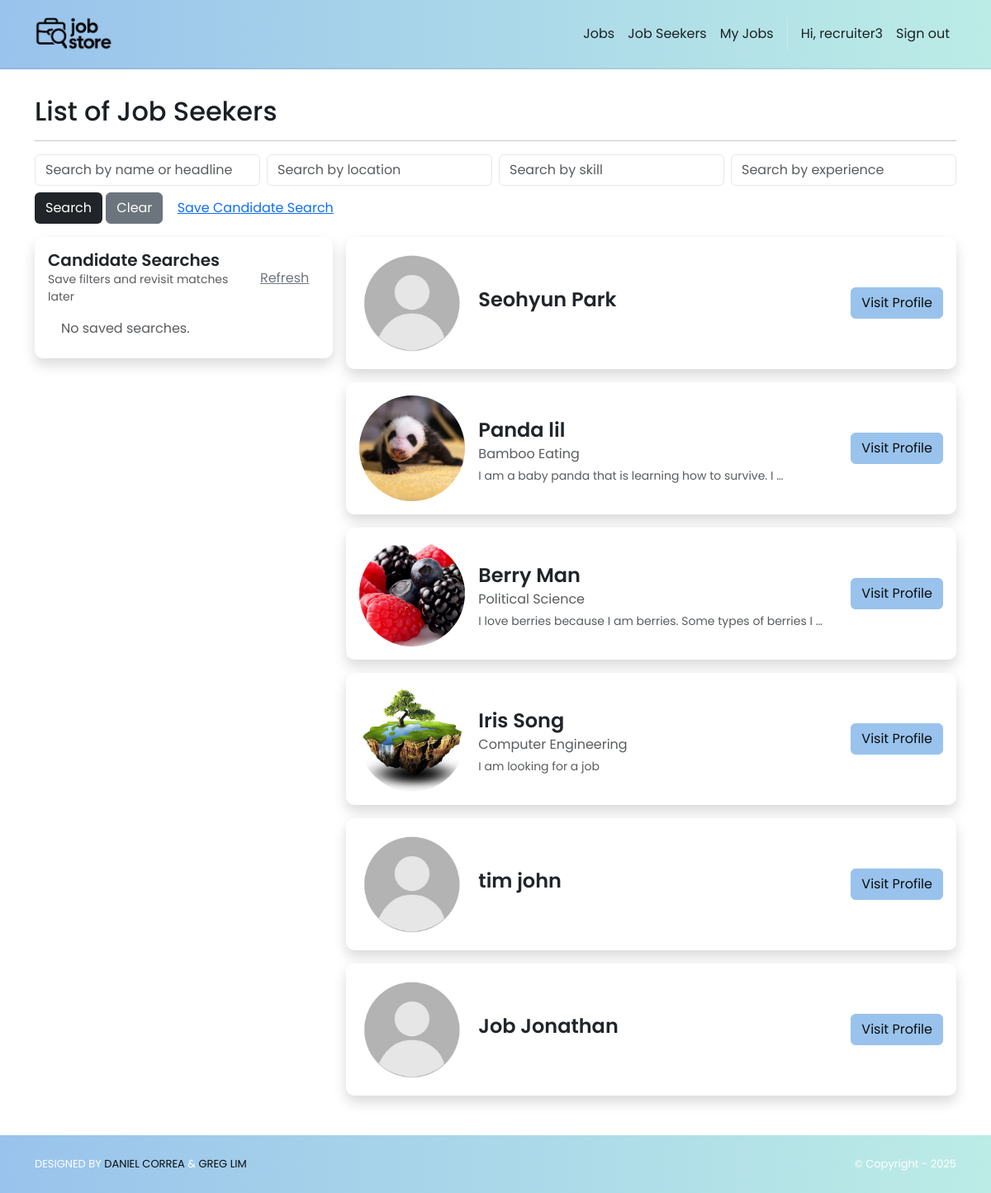
The page /jobSeekers/ (signed in) on the database as committed earlier.
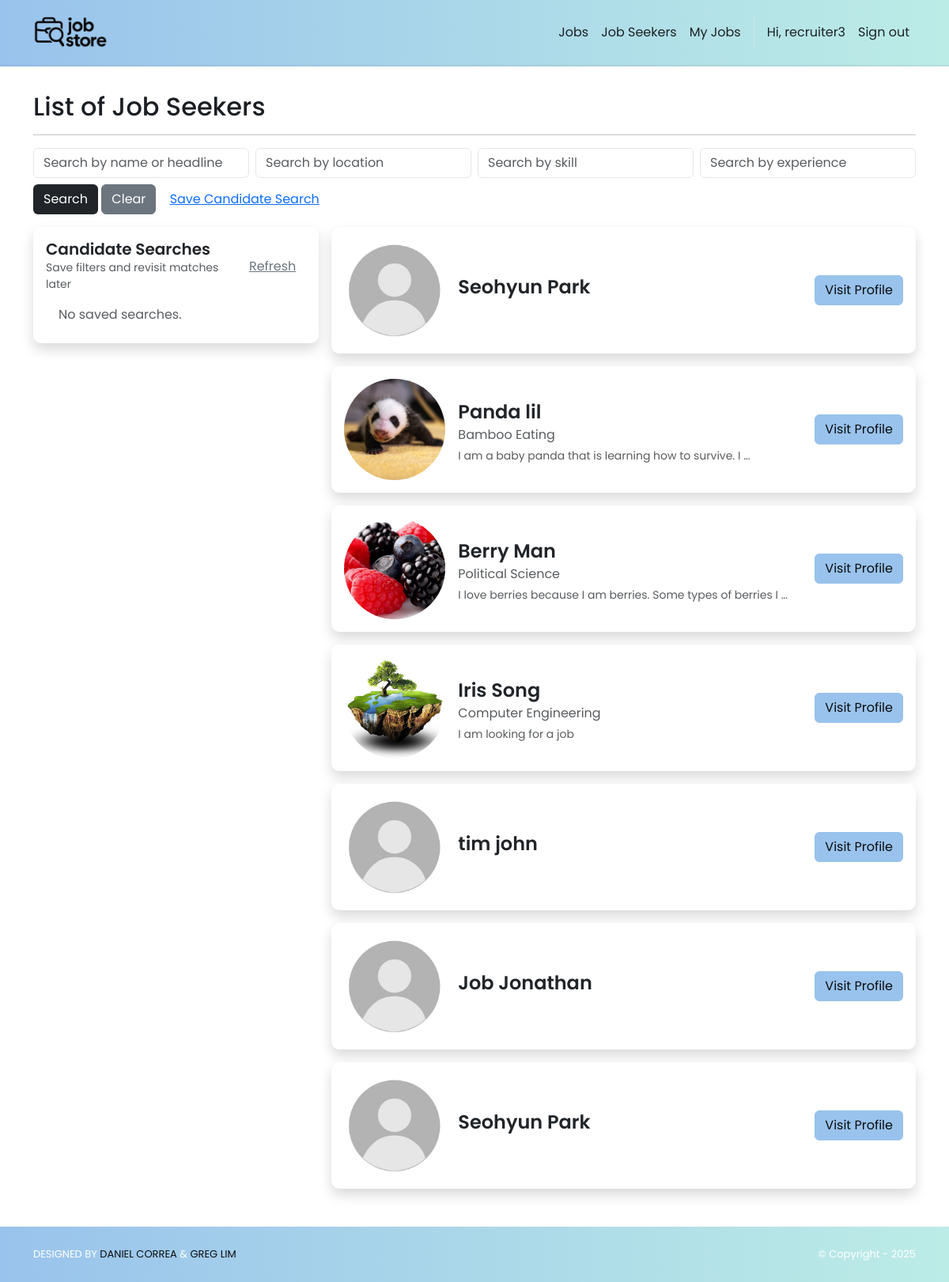
The same page on the database as committed later.
### accounts/models.py (models this page shows)
class User(AbstractUser):
    class Roles(models.TextChoices):
        RECRUITER = "RECRUITER", "Recruiter"
        JOB_SEEKER = "JOB_SEEKER", "Job Seeker"
    role = models.CharField(
        max_length=20, choices=Roles.choices, default=Roles.JOB_SEEKER, db_index=True
    )
    @property
    def is_recruiter(self) -> bool:
        return self.role == self.Roles.RECRUITER
    @property
    def is_jobseeker(self) -> bool:
        return self.role == self.Roles.JOB_SEEKER

### jobSeekers/models.py (models this page shows, shortened)
class JobSeeker(models.Model):
    user = models.OneToOneField(
        settings.AUTH_USER_MODEL, on_delete=models.CASCADE, related_name="jobseeker_profile"
    )
    firstName = models.CharField("First Name", max_length=255)
    lastName  = models.CharField("Last Name", max_length=255)
    location  = models.CharField("Location", max_length=255, blank=True)
    image     = models.ImageField("Profile Image", upload_to='jobSeeker_images/', null=True, blank=True)
    years_experience = models.PositiveIntegerField(null=True, blank=True)
    open_to_work = models.BooleanField(default=True)
    desired_salary_min = models.PositiveIntegerField(null=True, blank=True)
    desired_salary_max = models.PositiveIntegerField(null=True, blank=True)
    education = models.ForeignKey("Institution", on_delete=models.PROTECT, related_name="jobSeeker", null=True, blank=True)
    degree    = models.CharField(max_length=255, blank=True)
    startYear = models.IntegerField("Start Year", null=True, blank=True)
    endYear   = models.IntegerField("End Year", null=True, blank=True)
    headline   = models.TextField(blank=True)
    experience = models.ManyToManyField("Experience", related_name="jobSeeker", blank=True)
    skills     = models.ManyToManyField("Skill", related_name="jobSeeker", blank=True)
    links      = models.ManyToManyField("Link", related_name="jobSeeker", blank=True)
    hide_image = models.BooleanField(default=False)
    hide_headline = models.BooleanField(default=False)
    hide_profile = models.BooleanField(default=False)
    hide_location = models.BooleanField(default=False)
    @property
    def full_name(self):
        return f"{self.firstName} {self.lastName}"

### jobSeekers/views.py (the view, shortened to what this page needs)
# urls.py: path('', views.index, name='home.index'),
@login_required
@recruiter_required
def index(request):
    name_term = request.GET.get("name", "")
    location_term = request.GET.get("location", "")
    skill_term = request.GET.get("skill", "")
    experience_term = request.GET.get("experience", "")
    jobSeekers = build_jobseeker_qs(name_term, location_term, skill_term, experience_term)
    candidateSearches = (
        CandidateSearch.objects
        .filter(user=request.user)
        .annotate(matches_count=Count("matches", distinct=True))
        .prefetch_related("matches")  # optional if you also list them
    )
    template_data = {
        "title": "Job Seekers",
        "jobSeekers": jobSeekers,
        "candidateSearches": candidateSearches,
        "all_skills": list(Skill.objects.all().order_by('name').values_list('name', flat=True)),
    }
    return render(request, "jobSeekers/index.html", {"template_data": template_data})

### jobSeekers/views.py (called while the page is built)
def build_jobseeker_qs(name="", location="", skill="", experience=""):
    qs = JobSeeker.objects.filter(hide_profile=False)
    if name:
        qs = qs.filter(
            Q(firstName__icontains=name) |
            Q(lastName__icontains=name) |
            Q(headline__icontains=name)
        )
    if location:
        qs = qs.filter(location__icontains=location)
    if skill:
        qs = qs.filter(skills__name__icontains=skill)
    if experience:
        qs = qs.filter(experience__name__icontains=experience)
    return qs.distinct()

### jobStore/context_processors.py (called while the page is built)
def static_revisions(request):
    base = Path(settings.BASE_DIR)
    logo_path = base / 'jobStore' / 'static' / 'img' / 'logo.png'
    try:
        rev_logo = str(int(os.path.getmtime(logo_path)))
    except Exception:
        rev_logo = '1'
    css_path = base / 'jobStore' / 'static' / 'css' / 'style.css'
    try:
        rev_css = str(int(os.path.getmtime(css_path)))
    except Exception:
        rev_css = '1'
    return {
        'STATIC_REV_LOGO': rev_logo,
        'STATIC_REV_CSS': rev_css,
    }

### jobSeekers/templates/jobSeekers/index.html (shortened to what this page needs)
{% extends 'base.html' %}
{% block content %}
{% load static %}
<div class="p-3">
  <div class="container">
    <div class="row mt-3">
      <div class="col mx-auto mb-3">
        <h2>List of Job Seekers</h2>
        <hr />
        <form method="GET">
          <div class="row g-2">
            <div class="col-md-3">
              <input type="text" class="form-control" name="name"
                    placeholder="Search by name or headline"
                    value="{{ request.GET.name }}">
            </div>
            <div class="col-md-3">
              <input type="text" class="form-control" name="location"
                    placeholder="Search by location"
                    value="{{ request.GET.location }}">
            </div>
            <div class="col-md-3">
              <input type="text" class="form-control" name="skill" list="skillsList"
                    placeholder="Search by skill"
                    value="{{ request.GET.skill }}">
            </div>
            <div class="col-md-3">
              <input type="text" class="form-control" name="experience"
                    placeholder="Search by experience"
                    value="{{ request.GET.experience }}">
            </div>
          </div>
          <div class="row mt-2">
            <div class="col-auto">
              <button class="btn bg-dark text-white" type="submit">Search</button>
              <a href="{% url 'jobSeekers.index' %}" class="btn btn-secondary">Clear</a>
              <button
                class="btn btn-link text-primary"
                type="submit"
                formaction="{% url 'jobSeekers.save_candidate_search' %}"
                formmethod="get">
                Save Candidate Search
              </button>
            </div>
          </div>
        </form>
      </div>
    </div>
    <div class="row g-3 align-items-start">
      <div class="col-md-4 col-12 mb-3 d-flex">
        <div class="card p-3 border-0 shadow h-100 w-100">
          <div class="d-flex align-items-center">
            <div>
              <div class="fw-semibold lh-sm fs-5">Candidate Searches</div>
              <div class="text-muted small">Save filters and revisit matches later</div>
            </div>
            <a href="{% url 'jobSeekers.refresh_candidate_searches' %}" class="btn btn-link text-secondary ms-auto">Refresh</a>
          </div>
          <ul class="list-group list-group-flush mt-2">
            {% for candidateSearch in template_data.candidateSearches %}
              <li class="list-group-item border-0 shadow-sm rounded mb-3">
                <div class="d-flex align-items-start">
                  <div class="flex-grow-1">
                    <div class="small text-muted">Saved {{ candidateSearch.date }}</div>
                    <div class="mt-1">
                      {% if candidateSearch.nameHeadline %}
                        <span class="badge text-bg-light me-1 mb-1">Name/Headline: {{ candidateSearch.nameHeadline }}</span>
                      {% endif %}
                      {% if candidateSearch.location %}
                        <span class="badge text-bg-light me-1 mb-1">Location: {{ candidateSearch.location }}</span>
                      {% endif %}
                      {% if candidateSearch.skill %}
                        <span class="badge text-bg-light me-1 mb-1">Skill: {{ candidateSearch.skill }}</span>
                      {% endif %}
                      {% if candidateSearch.experience %}
                        <span class="badge text-bg-light me-1 mb-1">Experience: {{ candidateSearch.experience }}</span>
                      {% endif %}
                    </div>
                  </div>
                  <div class="text-end ms-2">
                    <span class="badge rounded-pill text-bg-secondary">{{ candidateSearch.matches_count }} matches</span>
                  </div>
                </div>
                <div class="d-flex gap-2 mt-2">
                  {% if candidateSearch.is_current %}
                    <button class="btn btn-outline-success" disabled>Applied</button>
                  {% else %}
                    <a href="{% url 'jobSeekers.apply_candidate_search' id=candidateSearch.id %}" class="btn btn-primary">Apply</a>
                  {% endif %}
                  <a href="{% url 'jobSeekers.delete_candidate_search' id=candidateSearch.id %}" class="btn btn-outline-secondary">Delete</a>
                </div>
              </li>
            {% empty %}
              <li class="list-group-item border-0 text-muted">No saved searches.</li>
            {% endfor %}
          </ul>
        </div>
      </div>
      <div class="col-md-8 col-12 mb-3">
        {% for jobSeeker in template_data.jobSeekers %}
          <div class="card p-3 border-0 shadow mb-3">
            <div class="d-flex align-items-center gap-3 flex-nowrap w-100">
              <div class="flex-shrink-0">
                {% if not jobSeeker.hide_image and jobSeeker.image %}
                  <img class="flex-shrink-0" src="{{ jobSeeker.image.url }}" alt="{{ jobSeeker.full_name }}"
                      width="128" height="128"
                      style="width:128px;height:128px;border-radius:50%;object-fit:cover;object-position:center;display:block;"
                      loading="lazy">
                {% else %}
                  <img class="flex-shrink-0" src="{% static 'img/default_profile.jpg' %}" alt="No profile image"
                      width="128" height="128"
                      style="width:128px;height:128px;border-radius:50%;object-fit:cover;object-position:center;display:block;"
                      loading="lazy">
                {% endif %}
              </div>
              <div class="flex-grow-1 min-w-0 overflow-hidden">
                <div class="mt-2">
                <div class="fw-semibold lh-sm fs-4 text-truncate">
                  <span class="d-block text-truncate">{{ jobSeeker.firstName }} {{ jobSeeker.lastName }}</span>
                </div>
                <div class="text-body-secondary my-1 lh-sm mb-2">
                  <span class="d-block text-truncate">{{ jobSeeker.degree }}</span>
                </div>
                {% if not jobSeeker.hide_headline %}
                  <div class="text-muted small my-1 lh-sm">
                    <span class="d-block text-truncate">{{ jobSeeker.headline|truncatewords:12 }}</span>
                  </div>
                {% endif %}
                </div>
              </div>
              <div class="ms-auto text-nowrap flex-shrink-0 align-self-center">
                <a href="{% url 'jobSeekers.show' id=jobSeeker.id %}" class="btn btn-primary">
                  Visit Profile
                </a>
              </div>
            </div>
          </div>
        {% empty %}
       <p>No job seekers found.</p>
        {% endfor %}
      </div>
    </div>
  </div>
</div>
{% endblock content %}

### jobStore/templates/base.html (shortened to what this page needs)
<!DOCTYPE html>
<html>
  {% load static %}
  <head>
    <link href="https://cdn.jsdelivr.net/npm/bootstrap@5.3.3/dist/css/bootstrap.min.css"
          rel="stylesheet">
    <link rel="stylesheet"
          href="https://cdnjs.cloudflare.com/ajax/libs/font-awesome/6.1.1/css/all.min.css">
    <link rel="stylesheet" type="text/css" href="{% static 'css/style.css' %}?v={{ STATIC_REV_CSS }}">
  </head>
  <body class="d-flex flex-column min-vh-100{% if request.resolver_match and request.resolver_match.url_name == 'home.index' %} is-home{% endif %}">
    <nav class="p-3 navbar navbar-light ms-brandbar navbar-expand-lg">
      <div class="container">
        <a class="navbar-brand" href="{% url 'home.index' %}">
          <img src="{% static 'img/logo.png' %}?v={{ STATIC_REV_LOGO }}" alt="logo" height="40" />
        </a>
        <div class="collapse navbar-collapse" id="navbarNavAltMarkup">
          <div class="navbar-nav ms-auto navbar-ml align-items-lg-center">
            <a class="nav-link" href="{% url 'jobs.list' %}">Jobs</a>
            {% if user.is_authenticated %}
              {% if user.is_staff or user.is_recruiter %}
                <a class="nav-link" href="{% url 'jobSeekers.index' %}">Job Seekers</a>
                <a class="nav-link" href="{% url 'jobs.dashboard' %}">My Jobs</a>
              {% endif %}
              <span class="nav-link disabled">Hi, {{ user.username }}</span>
              <a class="nav-link" href="{% url 'logout' %}">Sign out</a>
            {% else %}
              <a class="nav-link" href="{% url 'login' %}">Log in</a>
              <a class="nav-link" href="{% url 'signup.choice' %}">Sign up</a>
            {% endif %}
          </div>
        </div>
      </div>
    </nav>
    <div class="flex-grow-1">
      {% block content %}
      {% endblock content %}
    </div>
    <section class="p-3 ms-footer-bottom">
      <div class="container d-flex justify-content-between">
        <div class="me-5 text-white">
          <span>DESIGNED BY
            <a href="https://www.x.com/danielgarax" target="_blank">DANIEL CORREA</a> &
            <a href="https://www.x.com/greglim81" target="_blank">GREG LIM</a>
          </span>
        </div>
        <div class="text-white">
          <span>© Copyright - 2025</span>
        </div>
      </div>
    </section>
  </body>
</html>

### jobStore/static/css/style.css (style rules this page uses)
:root { --bg: #ffffff; --bg-alt: #f6f7f9; --surface: #ffffff; --surface-2: #f2f3f5; --text: #1b1f23; --muted: #6b7280; --border: #e5e7eb; --brand-blue-1: #99C3EC; --brand-blue-2: #AAD2EC; --brand-cyan: #BCECE6; --brand-mint: #97E3C2; --brand-peach: #FFEED9; --brand-pink: #F69C9E; --primary: var(--brand-blue-1); --primary-contrast: #0b0d10; --link: var(--brand-blue-1); --success: var(--brand-mint); --warning: var(--brand-peach); --danger: var(--brand-pink); --shadow: 0 6px 20px rgba(0,0,0,0.08); --radius: 10px; --radius-sm: 8px; --radius-xs: 6px; --focus: 0 0 0 0.2rem rgba(153,195,236,0.35); --transition: 180ms ease; }
html, body { background: var(--bg); color: var(--text); }
body { font-family: 'Poppins', system-ui, -apple-system, Segoe UI, Roboto, Arial, sans-serif; line-height: 1.5; text-rendering: optimizeLegibility; -webkit-font-smoothing: antialiased; -moz-osx-font-smoothing: grayscale; transition: background-color var(--transition), color var(--transition); }
a { color: var(--link); }
.navbar { backdrop-filter: saturate(160%) blur(4px); }
.navbar .nav-link { opacity: 0.9; }
.ms-brandbar { background-color: #99C3EC; background: linear-gradient(90deg, var(--brand-blue-1), var(--brand-cyan)) !important; border-bottom: 2px solid rgba(0,0,0,0.06); }
.ms-brandbar .nav-link, .ms-brandbar .navbar-brand, .ms-brandbar .navbar-text { color: var(--primary-contrast) !important; }
.ms-brandbar .nav-link { position: relative; transition: color 160ms ease, transform 140ms ease; }
.ms-brandbar .nav-link::after { content: ''; position: absolute; left: 0; right: 0; bottom: -4px; height: 2px; width: 0; margin: 0 auto; background: var(--primary-contrast); transition: width 180ms ease; }
.card { background-color: var(--surface); border: 1px solid var(--border); border-radius: var(--radius); box-shadow: var(--shadow); }
.btn-primary { background: var(--primary); border-color: var(--primary); color: var(--primary-contrast); }
.btn { transition: transform 140ms ease, box-shadow 180ms ease, filter 140ms ease; }
.form-control, .form-select, .form-check-input { background-color: var(--surface); border: 1px solid var(--border); color: var(--text); border-radius: var(--radius-xs); }
.ms-footer-bottom { background-color: #99C3EC; background: linear-gradient(90deg, var(--brand-blue-1), var(--brand-cyan)) !important; border-top: 0; }
.ms-footer-bottom span { font-size: 13px; line-height: 38px; }
.ms-footer-bottom a { color: var(--primary-contrast); text-decoration: none; }
.btn, .form-control, .form-select, .nav-link, .card { transition: all var(--transition); }

Rows that differ between the two databases and show on the page:
added JobSeeker: hide_image False (drawn), firstName "Seohyun", lastName "Park"
